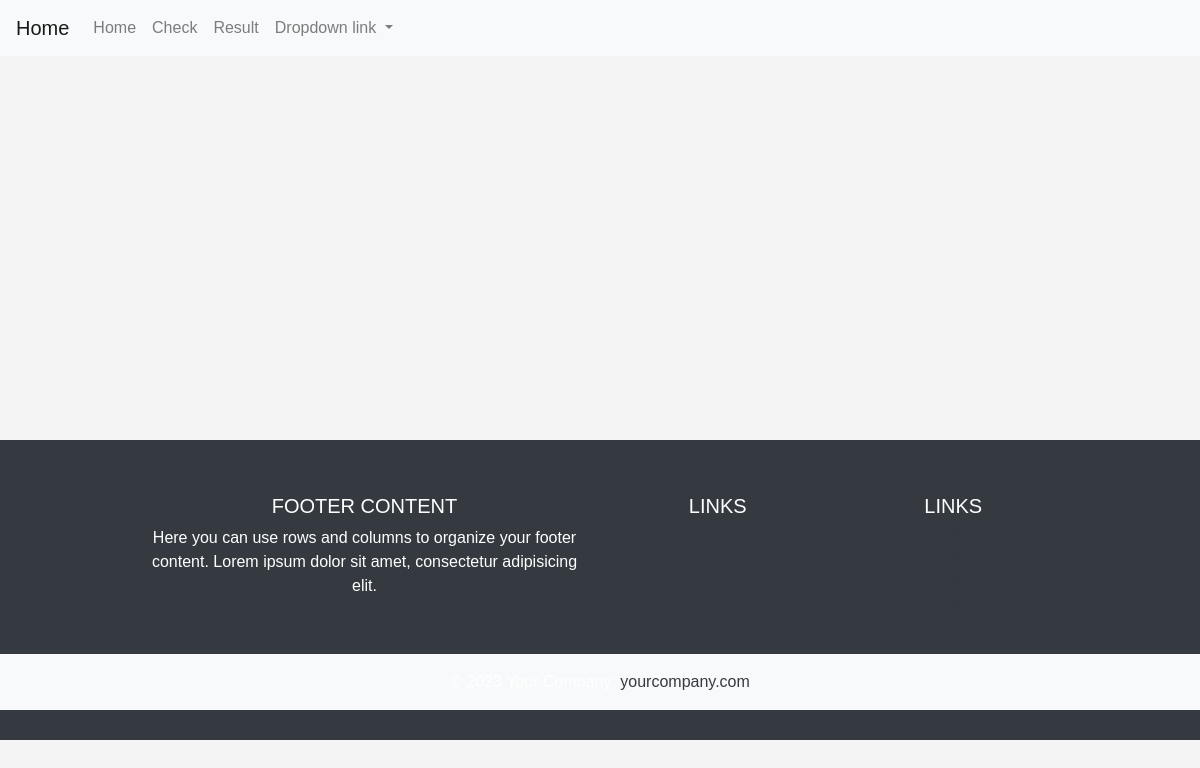
The page /product/ on the database as committed earlier.
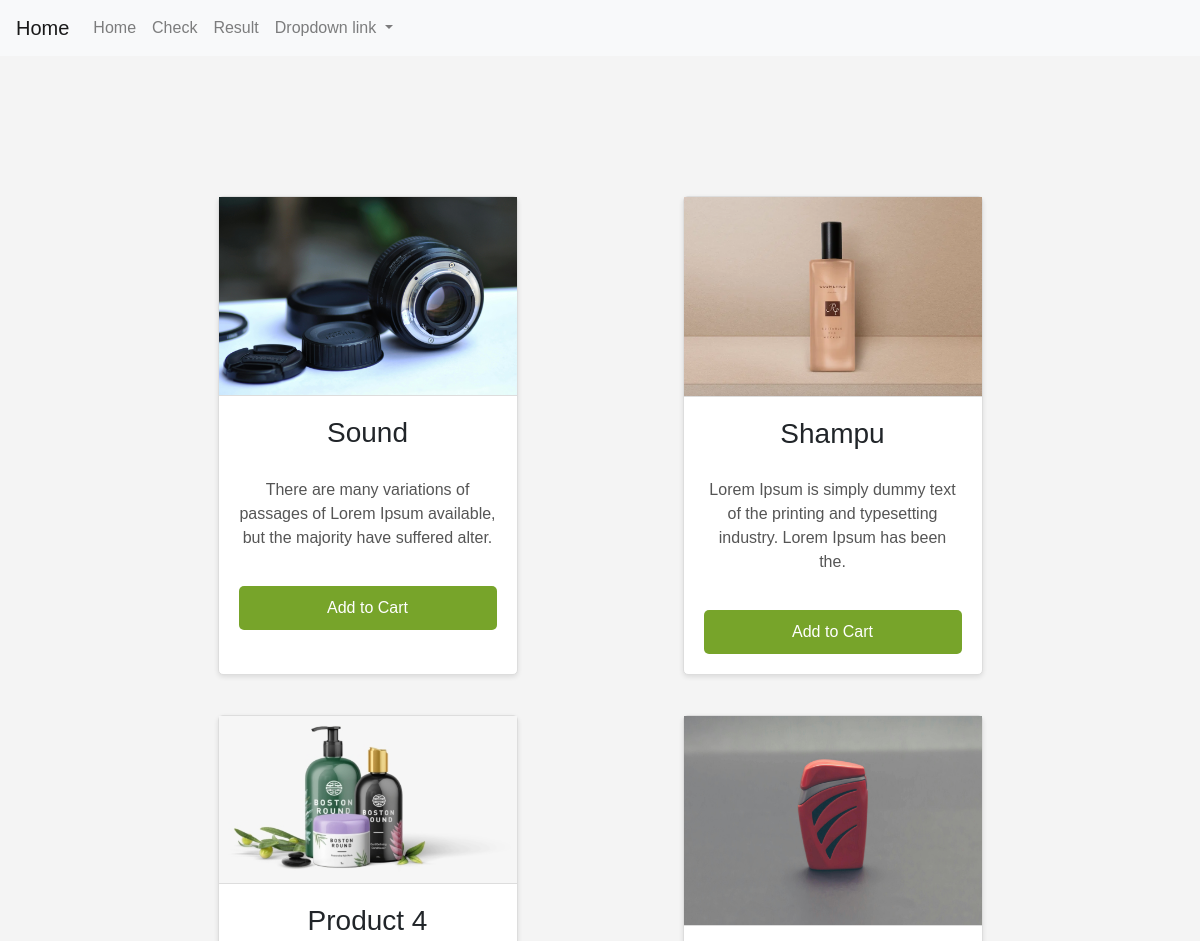
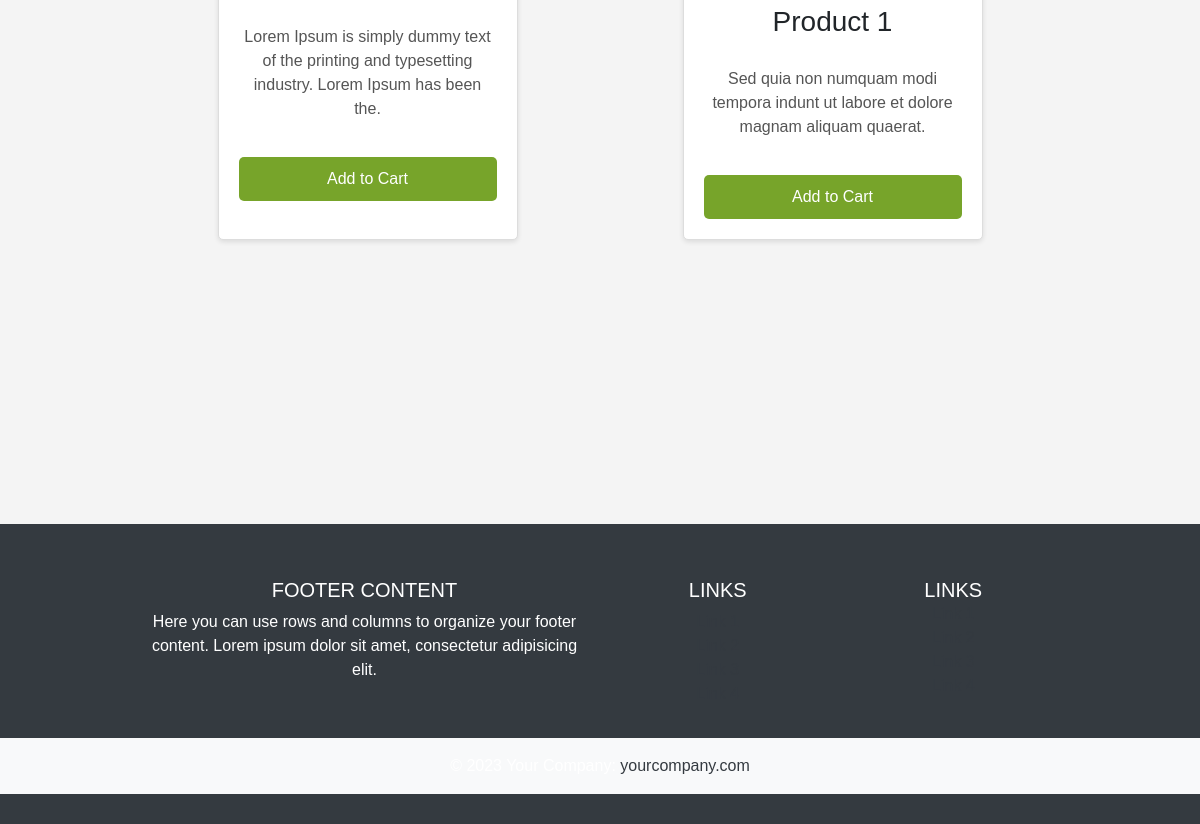
The same page on the database as committed later (2 pictures, top to bottom).
### home/models.py (models this page shows)
class Product(models.Model):
    image = models.ImageField(upload_to='product')
    name = models.CharField(max_length=50)
    short_description = models.CharField(max_length=100)

### home/views.py (the view)
# urls.py: path('product/', views.product, name = 'product'),
def product(request):
    product = Product.objects.all().order_by("-name")
    return render(request, 'product.html', {"product" : product})

### home/templates/product.html (shortened to what this page needs)
{% extends "base.html" %}
{% load static %}
{% block content %}
</head>
<body>
    <section class="products container">
        {% for p in product %}
        <div class="product">
            <img src="{{ p.image.url }}" alt="Product 1">
            <h3>{{p.name}}</h3>
            <p>{{p.short_description}}.</p>
            <button>Add to Cart</button>
        </div>
        {% endfor %}
    </section>
</body>
{% endblock content %}

### home/templates/base.html (shortened to what this page needs)
<!DOCTYPE html>
{% load static %}
<html lang="en">
<head>
  <link href="https://stackpath.bootstrapcdn.com/bootstrap/4.5.2/css/bootstrap.min.css" rel="stylesheet">
</head>
<body>
<nav class="navbar navbar-expand-lg navbar-light bg-light">
  <a class="navbar-brand" href="#">Home</a>
  <div class="collapse navbar-collapse" id="navbarNavDropdown">
    <ul class="navbar-nav">
      <li class="nav-item {% if request.path == "/" %} active {% endif %}">
        <a class="nav-link" href="{% url "home" %}">Home <span class="sr-only">(current)</span></a>
      </li>
      <li class="nav-item {% if request.path == "/about/" %} active {% endif %} ">
        <a class="nav-link" href="{% url "check" %}">Check</a>
      </li>
      <li class="nav-item {% if request.path == "/result/" %} active {% endif %}">
        <a class="nav-link" href="{% url "result" %}">Result</a>
      </li>
      <li class="nav-item dropdown">
        <a class="nav-link dropdown-toggle" href="#" id="navbarDropdownMenuLink" role="button" data-toggle="dropdown" aria-haspopup="true" aria-expanded="false">
          Dropdown link
        </a>
      </li>
    </ul>
  </div>
</nav>
<br><br><br><br><br>
    {% block content %}
    {% endblock content %}
<br><br><br><br><br><br><br><br><br>
<footer class="bg-dark text-center text-lg-start mt-5 text-white">
  <div class="container p-4">
    <div class="row">
      <div class="col-lg-6 col-md-12 mb-4 mb-md-0">
        <h5 class="text-uppercase">Footer Content</h5>
        <p>
          Here you can use rows and columns to organize your footer content. Lorem ipsum dolor sit amet, consectetur
          adipisicing elit.
        </p>
      </div>
      <div class="col-lg-3 col-md-6 mb-4 mb-md-0">
        <h5 class="text-uppercase">Links</h5>
        <ul class="list-unstyled mb-0">
          <li>
            <a href="#!" class="text-dark">Link 1</a>
          </li>
          <li>
            <a href="#!" class="text-dark">Link 2</a>
          </li>
          <li>
            <a href="#!" class="text-dark">Link 3</a>
          </li>
          <li>
            <a href="#!" class="text-dark">Link 4</a>
          </li>
        </ul>
      </div>
      <div class="col-lg-3 col-md-6 mb-4 mb-md-0">
        <h5 class="text-uppercase mb-0">Links</h5>
        <ul class="list-unstyled">
          <li>
            <a href="#!" class="text-dark">Link 1</a>
          </li>
          <li>
            <a href="#!" class="text-dark">Link 2</a>
          </li>
          <li>
            <a href="#!" class="text-dark">Link 3</a>
          </li>
          <li>
            <a href="#!" class="text-dark">Link 4</a>
          </li>
        </ul>
      </div>
    </div>
  </div>
  <div class="text-center p-3 bg-light" style="background-color: rgba(0, 0, 0, 0.2);">
    © 2023 Your Company:
    <a class="text-dark" href="https://yourcompany.com/">yourcompany.com</a>
  </div>
</footer>
</body>
</html>

### home/templates/product.html (style rules this page uses)
body { font-family: Arial, sans-serif; margin: 0; padding: 0; background-color: #f4f4f4; }
.container { width: 80%; margin: auto; overflow: hidden; }
.products { display: flex; flex-wrap: wrap; justify-content: space-around; }
.product { background: #fff; margin: 20px; border: 1px solid #ddd; border-radius: 5px; width: 300px; text-align: center; box-shadow: 0 2px 5px rgba(0,0,0,0.1); }
.product img { width: 100%; height: auto; border-bottom: 1px solid #ddd; }
.product h3 { padding: 20px 0; }
.product p { padding: 0 20px 20px; color: #555; }
.product button { display: block; width: calc(100% - 40px); margin: 0 20px 20px; padding: 10px; background: #77A42A; color: #fff; border: none; border-radius: 5px; cursor: pointer; transition: background 0.3s ease; }
footer { background: #333; color: #fff; text-align: center; padding: 30px 0; margin-top: 30px; }

Rows that differ between the two databases and show on the page:
added Product: image (picture), name "Sound", short_description "There are many variations of passages of Lorem Ipsum available, but the majority have suffered alter"
added Product: image (picture), name "Shampu", short_description "Lorem Ipsum is simply dummy text of the printing and typesetting industry. Lorem Ipsum has been the"
added Product: image (picture), name "Product 4", short_description "Lorem Ipsum is simply dummy text of the printing and typesetting industry. Lorem Ipsum has been the"
added Product: image (picture), name "Product 1", short_description "Sed quia non numquam modi tempora indunt ut labore et dolore magnam aliquam quaerat"
